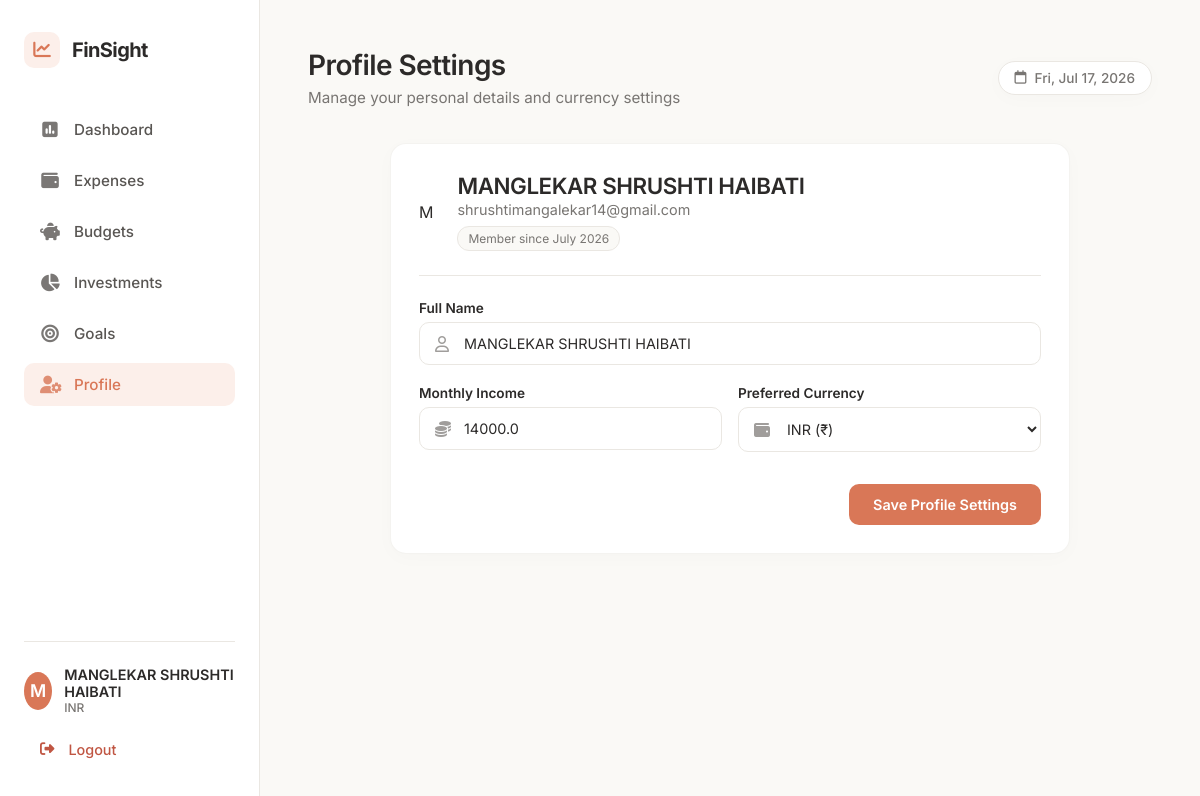
Screenshot of /profile (signed in) with the database file from the repository.
### models.py (models this page shows, shortened)
class User(db.Model):
    __tablename__ = 'users'
    id = db.Column(db.Integer, primary_key=True)
    name = db.Column(db.String(100), nullable=False)
    email = db.Column(db.String(120), unique=True, nullable=False, index=True)
    password_hash = db.Column(db.String(255), nullable=False)
    monthly_income = db.Column(db.Float, default=0.0, nullable=False)
    currency = db.Column(db.String(10), default='INR', nullable=False)
    created_at = db.Column(db.DateTime, default=datetime.utcnow, nullable=False)
    categories = db.relationship('Category', backref='user', lazy=True, cascade="all, delete-orphan")
    transactions = db.relationship('Transaction', backref='user', lazy=True, cascade="all, delete-orphan")
    budgets = db.relationship('Budget', backref='user', lazy=True, cascade="all, delete-orphan")
    investments = db.relationship('Investment', backref='user', lazy=True, cascade="all, delete-orphan")
    goals = db.relationship('Goal', backref='user', lazy=True, cascade="all, delete-orphan")

### app.py (the view, shortened to what this page needs)
@app.route('/profile', methods=['GET', 'POST'])
@login_required
def profile():
    return render_template('profile.html')

### app.py (called while the page is built)
def login_required(f):
    @wraps(f)
    def decorated_function(*args, **kwargs):
        if 'user_id' not in session:
            flash('Please login to access this page.', 'warning')
            return redirect(url_for('login', next=request.url))
        return f(*args, **kwargs)
    return decorated_function

@app.before_request
def load_logged_in_user():
    user_id = session.get('user_id')
    if user_id is None:
        g.user = None
    else:
        g.user = User.query.get(user_id)

### templates/profile.html (shortened to what this page needs)
{% extends 'base.html' %}
{% block header_title %}Profile Settings{% endblock %}
{% block header_subtitle %}Manage your personal details and currency settings{% endblock %}
{% block content %}
<div class="profile-container animate-fade-in-up">
    <div class="card profile-card">
        <div class="profile-header-summary">
            <div class="profile-avatar-large">
                {{ g.user.name[0] | upper if g.user.name else 'U' }}
            </div>
            <div class="profile-meta">
                <h2>{{ g.user.name }}</h2>
                <p class="profile-email">{{ g.user.email }}</p>
                <span class="member-since">Member since {{ g.user.created_at.strftime('%B %Y') }}</span>
            </div>
        </div>
        <hr class="divider">
        <form method="POST" action="{{ url_for('profile') }}" class="profile-form">
            <div class="form-group">
                <label for="profile_name">Full Name</label>
                <div class="input-wrapper">
                    <i class="fa-regular fa-user input-icon"></i>
                    <input type="text" id="profile_name" name="name" value="{{ g.user.name }}" required placeholder="John Doe">
                </div>
            </div>
            <div class="form-row">
                <div class="form-group col-6">
                    <label for="profile_income">Monthly Income</label>
                    <div class="input-wrapper">
                        <i class="fa-solid fa-coins input-icon"></i>
                        <input type="number" id="profile_income" name="monthly_income" value="{{ g.user.monthly_income }}" required min="0" step="any">
                    </div>
                </div>
                <div class="form-group col-6">
                    <label for="profile_currency">Preferred Currency</label>
                    <div class="input-wrapper">
                        <i class="fa-solid fa-wallet input-icon"></i>
                        <select id="profile_currency" name="currency" required>
                            <option value="INR" {% if g.user.currency == 'INR' %}selected{% endif %}>INR (₹)</option>
                        </select>
                    </div>
                </div>
            </div>
            <div class="form-actions text-right">
                <button type="submit" class="btn btn-primary">Save Profile Settings</button>
            </div>
        </form>
    </div>
</div>
{% endblock %}

### templates/base.html (shortened to what this page needs)
<!DOCTYPE html>
<html lang="en">
<head>
    <link rel="stylesheet" href="https://cdnjs.cloudflare.com/ajax/libs/font-awesome/6.4.0/css/all.min.css">
    <link rel="stylesheet" href="{{ url_for('static', filename='css/style.css') }}">
</head>
<body>
    <div class="app-container {% if not g.user %}auth-layout{% endif %}">
        {% if g.user %}
        <aside class="sidebar">
            <div class="sidebar-header">
                <div class="logo">
                    <span class="logo-icon"><i class="fa-solid fa-chart-line"></i></span>
                    <span class="logo-text">FinSight</span>
                </div>
            </div>
            <nav class="sidebar-nav">
                <a href="{{ url_for('dashboard') }}" class="nav-item {% if request.path == '/dashboard' %}active{% endif %}">
                    <i class="fa-solid fa-square-poll-vertical"></i>
                    <span>Dashboard</span>
                </a>
                <a href="{{ url_for('expenses') }}" class="nav-item {% if request.path == '/expenses' %}active{% endif %}">
                    <i class="fa-solid fa-wallet"></i>
                    <span>Expenses</span>
                </a>
                <a href="{{ url_for('budgets') }}" class="nav-item {% if request.path.startswith('/budgets') %}active{% endif %}">
                    <i class="fa-solid fa-piggy-bank"></i>
                    <span>Budgets</span>
                </a>
                <a href="{{ url_for('investments') }}" class="nav-item {% if request.path.startswith('/investments') %}active{% endif %}">
                    <i class="fa-solid fa-chart-pie"></i>
                    <span>Investments</span>
                </a>
                <a href="{{ url_for('goals') }}" class="nav-item {% if request.path.startswith('/goals') %}active{% endif %}">
                    <i class="fa-solid fa-bullseye"></i>
                    <span>Goals</span>
                </a>
                <a href="{{ url_for('profile') }}" class="nav-item {% if request.path == '/profile' %}active{% endif %}">
                    <i class="fa-solid fa-user-gear"></i>
                    <span>Profile</span>
                </a>
            </nav>
            <div class="sidebar-footer">
                <div class="user-pill">
                    <div class="user-avatar">
                        {{ g.user.name[0] | upper if g.user.name else 'U' }}
                    </div>
                    <div class="user-info">
                        <span class="user-name">{{ g.user.name }}</span>
                        <span class="user-currency">{{ g.user.currency }}</span>
                    </div>
                </div>
                <a href="{{ url_for('logout') }}" class="logout-btn">
                    <i class="fa-solid fa-right-from-bracket"></i>
                    <span>Logout</span>
                </a>
            </div>
        </aside>
        {% endif %}
        <main class="main-content">
            {% if g.user %}
            <header class="main-header">
                <div class="header-title">
                    <h1>{% block header_title %}Dashboard{% endblock %}</h1>
                    <p class="header-subtitle">{% block header_subtitle %}Welcome back, {{ g.user.name }}{% endblock %}</p>
                </div>
                <div class="header-actions">
                    <span class="date-badge"><i class="fa-regular fa-calendar"></i> <span id="currentDate"></span></span>
                </div>
            </header>
            {% endif %}
            <div class="content-body">
                {% block content %}{% endblock %}
            </div>
        </main>
    </div>
</body>
</html>

### rows the page displays
User: user "M", user.name "MANGLEKAR SHRUSHTI HAIBATI", user.currency "INR", user.email "shrushtimangalekar14@gmail.com", user.created_at "July 2026", name "MANGLEKAR SHRUSHTI HAIBATI", monthly_income "14000.0", currency "INR (₹)"
